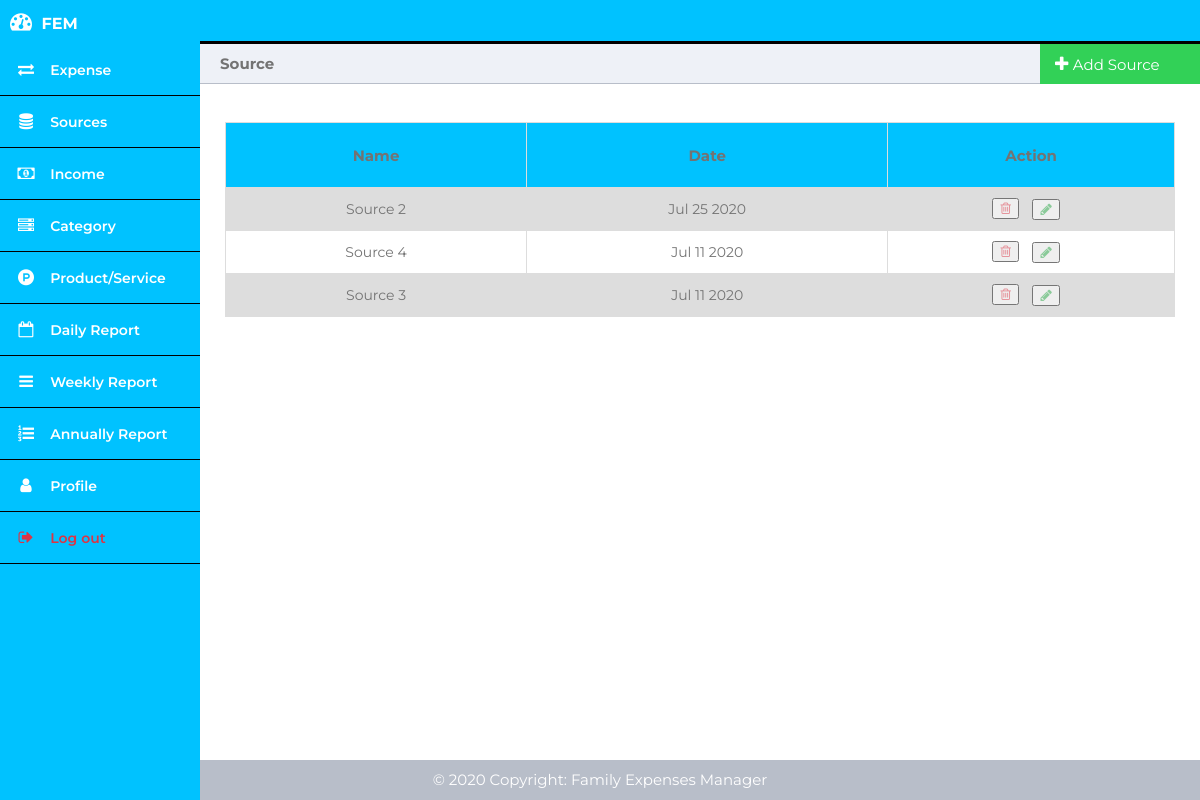
Page /source.php (signed in) on the committed database.
### tables this page shows
CREATE TABLE `Source` (
  `source_id` int(11) NOT NULL,
  `user_id` int(11) NOT NULL,
  `name` varchar(100) NOT NULL,
  `created_at` timestamp NOT NULL DEFAULT current_timestamp() ON UPDATE current_timestamp()
);

### source.php (the view, shortened to what this page needs)
<?php
	require_once('config/db_connection.php');
?>
<!DOCTYPE html>
<html>
	<head>
		<link rel="stylesheet" href="css/dashboard.css">
        <link rel="stylesheet" href="https://cdnjs.cloudflare.com/ajax/libs/font-awesome/4.7.0/css/font-awesome.min.css">
	</head>
	<body>
		<?php include('header.php'); ?>
		<div class="main-content">
			<div class="title-left" style="font-size: 15px; color: #737373;">
				Source
			</div>
			<div class="title-right" id="myBtn">
				<div class="add">
					<i class="fa fa-plus"></i>
					<a style="font-size: 15px;">Add Source</a>
				</div>
			</div>
			<div>
				<?php include('errors.php'); ?><br>
			</div>
			<div>
				<?php include('success.php'); ?><br>
			</div>
			<table>
				<tr style="height: 65px; font-size: 15px;">
					<th style="color: #737373;">Name</th>
					<th style="color: #737373;">Date</th>
					<th style="color: #737373;">Action</th>
				</tr>
				<?php
					$user_id = $_SESSION['user_id'];
					$query   = "SELECT * FROM Source WHERE user_id='$user_id' ORDER BY created_at DESC";
					$results = mysqli_query($con, $query);
					while($row = $results->fetch_assoc()) {
						echo "<tr>";
							?>
								<td><?php echo $row['name']; ?></td>
								<td><?php echo date('M d Y',strtotime($row['created_at'])) ?></td>
								<td>
									<form action="" method="POST" style="margin-left:-40px;">
										<button name="delete-source">
											<i class="fa fa-trash-o icon-delete" id="delete" title="Delete"></i>
										</button>&nbsp;&nbsp;&nbsp;
									</form>
									<div style="margin-left:30px; margin-top:-20px">
										<button>
											<a href="source-update.php?id1=<?php echo $_SESSION['user_id'] ?>&id2=<?php echo $row['source_id'] ?>&id3=<?php echo $row['name'];?>">
												<i class="fa fa-pencil icon-edit" title="Edit"></i>
											</a>
										</button>
									</div>
								</td>
							<?php
						echo "</tr>";
					}
				?>
			</table>
			<div class="table-bottom-space"></div>
		</div>
		<?php include_once("footer.php"); ?>
	</body>
</html>

### css/dashboard.css (style rules this page uses)
* { box-sizing: border-box; }
body { margin: 0; padding: 0; font-family: montserrat; }
.icon-delete { color: #dc3545; cursor: pointer; opacity: 0.5; }
.icon-edit { color: #28a745; cursor: pointer; opacity: 0.5; }
table { border-collapse: collapse; width: 95%; margin: auto; color: #737373; font-size: 14px; margin-top: 15px; }
td, th { border: 1px solid #dddddd; text-align: left; padding: 10px; text-align: center; }
table tr th { background-color: #00C2FF; color: #233245; }
tr:nth-child(even) { background-color: #dddddd; }
.table-bottom-space { padding-top: 40px; }
.main-content { padding: 40px; margin-top: 0; padding: 0; padding-top: 44px; height: 100%; overflow: scroll; }
.main-content .title-left { background-color: #eef1f7; border-bottom: 1px solid #b8bec9; padding: 10px 20px; font-weight: 700; color: #333; font-size: 16px; }
.main-content .title-right { float: right; width: 160px; margin-right: 0px; margin-top: -40px; cursor: pointer; }
.main-content .title-right .add { background-color: #32d157; font-size: 17px; height: 40px; color: white; padding-left: 15px; padding-top: 10px; cursor: pointer; }
.main-content .title-right .add a { text-decoration: none; color: white; }
@media only screen and (min-width: 300px) { table { border-collapse: collapse; width: 95%; margin: auto; } }
@media only screen and (min-width: 600px) { table { border-collapse: collapse; width: 95%; margin: auto; } }
@media only screen and (min-width: 600px) { .main-content { margin-left: 70px; } }
@media only screen and (min-width: 800px) { table { border-collapse: collapse; width: 95%; margin: auto; } }
@media only screen and (min-width: 800px) { .main-content { margin-left: 200px; } }
@media screen and (min-width: 1024px) { table { border-collapse: collapse; width: 95%; margin: auto; } }

### rows in the picture
source: name "Source 2", created_at "Jul 25 2020"
source: name "Source 4", created_at "Jul 11 2020"
source: name "Source 3", created_at "Jul 11 2020"
